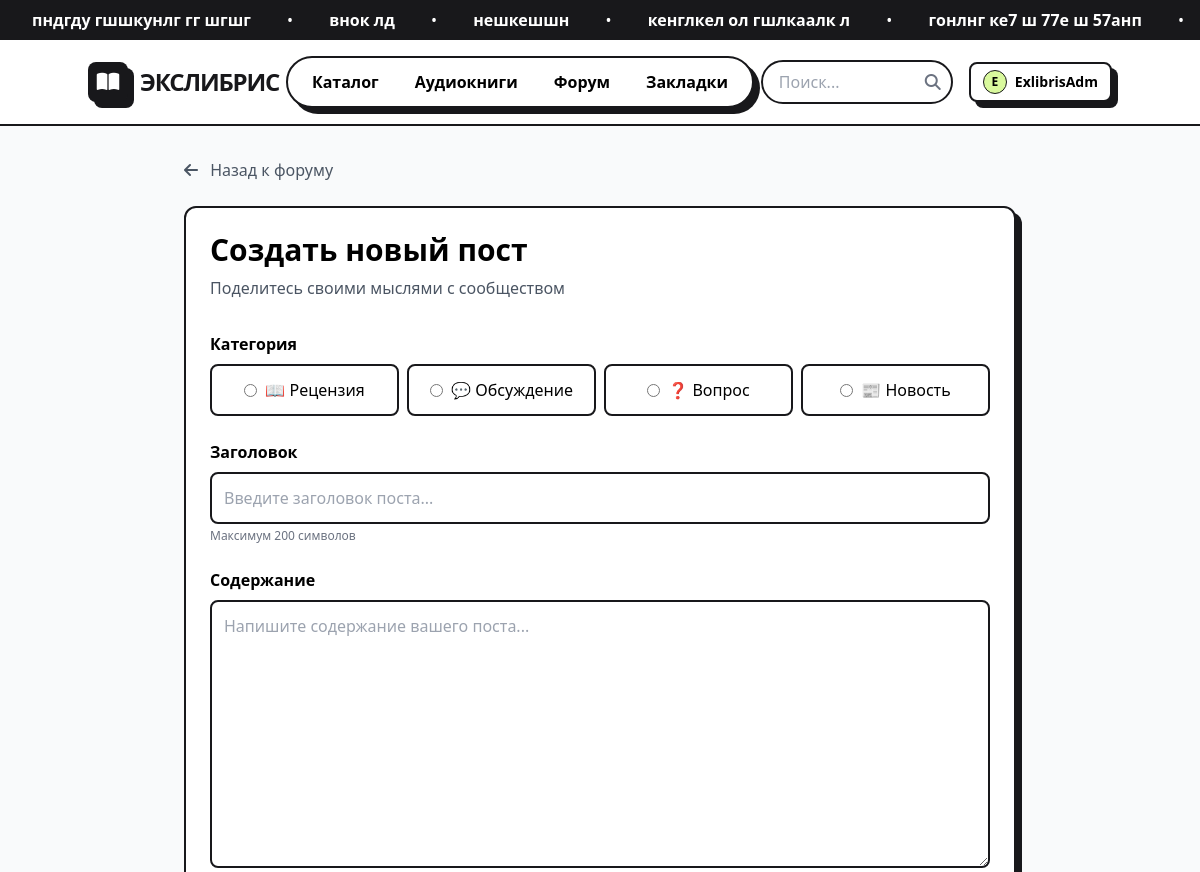
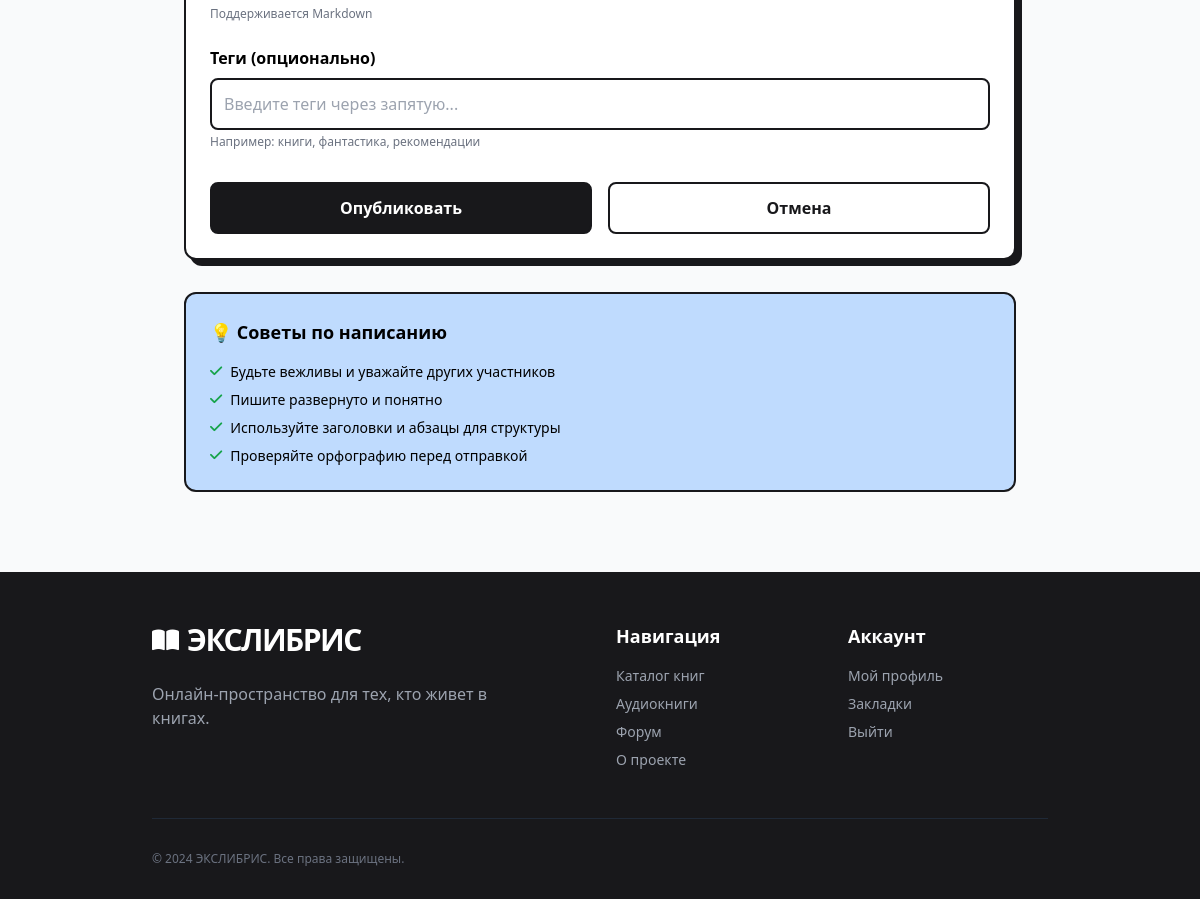
The app's page /forum/create/ (signed in) with its own data (2 pictures, top to bottom).
### Exlib_app/models.py (models this page shows, shortened)
class MarqueeMessage(models.Model):
    text = models.CharField(max_length=200, verbose_name="Текст сообщения")
    is_active = models.BooleanField(default=True, verbose_name="Активно")
    order = models.PositiveIntegerField(default=0, verbose_name="Порядок")
    created_at = models.DateTimeField(auto_now_add=True)
    class Meta:
        verbose_name = "Сообщение бегущей строки"
        verbose_name_plural = "Сообщения бегущей строки"
        ordering = ['order']

### Exlib_app/views.py (the view, shortened to what this page needs)
# urls.py: path('forum/create/', views.create_forum_post, name='create_forum_post'),
@login_required
def create_forum_post(request):
    context = get_common_context()
    context.update({
        'groups': ForumGroup.objects.all(),
    })
    return render(request, 'Exlib_app/create_forum_post.html', context)

### Exlib_app/views.py (called while the page is built)
def get_common_context():
    return {
        'marquee_messages': MarqueeMessage.objects.filter(is_active=True).order_by('order'),
        'genres': Genre.objects.all(),
        'authors': Author.objects.all(),
    }

### Exlib_app/templates/Exlib_app/create_forum_post.html (shortened to what this page needs)
{% extends 'Exlib_app/base.html' %}
{% block content %}
<div class="container mx-auto px-4 lg:px-8 max-w-4xl py-8">
    <div class="mb-6">
        <a href="{% url 'forum' %}" class="text-gray-600 hover:text-brut-black transition-colors">
            <i class="fa-solid fa-arrow-left mr-2"></i> Назад к форуму
        </a>
    </div>
    <div class="bg-white border-2 border-brut-black rounded-xl p-6 shadow-hard">
        <h1 class="font-display font-bold text-3xl mb-2">Создать новый пост</h1>
        <p class="text-gray-600 mb-8">Поделитесь своими мыслями с сообществом</p>
        <form id="forum-post-form" method="post">
            <div class="mb-6">
                <label class="block font-bold mb-2">Категория</label>
                <div class="grid grid-cols-2 md:grid-cols-4 gap-2">
                    <label class="flex items-center justify-center p-3 border-2 border-brut-black rounded-lg cursor-pointer hover:bg-gray-50">
                        <input type="radio" name="category" value="review" class="mr-2" required>
                        <span>📖 Рецензия</span>
                    </label>
                    <label class="flex items-center justify-center p-3 border-2 border-brut-black rounded-lg cursor-pointer hover:bg-gray-50">
                        <input type="radio" name="category" value="discussion" class="mr-2" required>
                        <span>💬 Обсуждение</span>
                    </label>
                    <label class="flex items-center justify-center p-3 border-2 border-brut-black rounded-lg cursor-pointer hover:bg-gray-50">
                        <input type="radio" name="category" value="question" class="mr-2" required>
                        <span>❓ Вопрос</span>
                    </label>
                    <label class="flex items-center justify-center p-3 border-2 border-brut-black rounded-lg cursor-pointer hover:bg-gray-50">
                        <input type="radio" name="category" value="news" class="mr-2" required>
                        <span>📰 Новость</span>
                    </label>
                </div>
            </div>
            <div class="mb-6">
                <label class="block font-bold mb-2">Заголовок</label>
                <input type="text"
                       name="title"
                       id="id_title"
                       placeholder="Введите заголовок поста..."
                       class="w-full border-2 border-brut-black rounded-lg p-3 focus:outline-none focus:border-purple-600"
                       maxlength="200"
                       required>
                <div class="text-xs text-gray-500 mt-1">Максимум 200 символов</div>
            </div>
            <div class="mb-6">
                <label class="block font-bold mb-2">Содержание</label>
                <textarea name="content"
                          id="id_content"
                          rows="10"
                          placeholder="Напишите содержание вашего поста..."
                          class="w-full border-2 border-brut-black rounded-lg p-3 focus:outline-none focus:border-purple-600"
                          required></textarea>
                <div class="text-xs text-gray-500 mt-1">Поддерживается Markdown</div>
            </div>
            <div class="mb-8">
                <label class="block font-bold mb-2">Теги (опционально)</label>
                <input type="text"
                       name="tags"
                       placeholder="Введите теги через запятую..."
                       class="w-full border-2 border-brut-black rounded-lg p-3 focus:outline-none focus:border-purple-600">
                <div class="text-xs text-gray-500 mt-1">Например: книги, фантастика, рекомендации</div>
            </div>
            <div class="flex gap-4">
                <button type="submit"
                        class="flex-1 bg-brut-black text-white py-3 rounded-lg border-2 border-brut-black font-bold hover:bg-soft-lime hover:text-brut-black transition-colors">
                    Опубликовать
                </button>
                <a href="{% url 'forum' %}"
                   class="flex-1 bg-white text-brut-black py-3 rounded-lg border-2 border-brut-black font-bold text-center hover:bg-gray-100 transition-colors">
                    Отмена
                </a>
            </div>
        </form>
    </div>
    <div class="mt-8 bg-soft-blue border-2 border-brut-black rounded-xl p-6">
        <h3 class="font-bold text-lg mb-4">💡 Советы по написанию</h3>
        <ul class="space-y-2 text-sm">
            <li class="flex items-start gap-2">
                <i class="fa-solid fa-check text-green-600 mt-0.5"></i>
                <span>Будьте вежливы и уважайте других участников</span>
            </li>
            <li class="flex items-start gap-2">
                <i class="fa-solid fa-check text-green-600 mt-0.5"></i>
                <span>Пишите развернуто и понятно</span>
            </li>
            <li class="flex items-start gap-2">
                <i class="fa-solid fa-check text-green-600 mt-0.5"></i>
                <span>Используйте заголовки и абзацы для структуры</span>
            </li>
            <li class="flex items-start gap-2">
                <i class="fa-solid fa-check text-green-600 mt-0.5"></i>
                <span>Проверяйте орфографию перед отправкой</span>
            </li>
        </ul>
    </div>
</div>
{% endblock %}

### Exlib_app/templates/Exlib_app/base.html (shortened to what this page needs)
<!DOCTYPE html>
<html lang="ru">
<head>
    {% load static %}
    <link rel="stylesheet" href="{% static 'css/style.css' %}">
    <script src="https://cdn.tailwindcss.com"></script>
    <link rel="stylesheet" href="https://cdnjs.cloudflare.com/ajax/libs/font-awesome/6.4.0/css/all.min.css">
</head>
<body class="min-h-screen flex flex-col bg-gray-50">
    {% if marquee_messages %}
    <div class="bg-brut-black text-white py-2 overflow-hidden">
        <div class="animate-marquee whitespace-nowrap">
            {% for message in marquee_messages %}
            <span class="mx-8 font-bold">{{ message.text }}</span>
            {% if not forloop.last %}•{% endif %}
            {% endfor %}
        </div>
    </div>
    {% endif %}
    <header class="sticky top-0 z-50 bg-white border-b-2 border-brut-black px-6 py-4">
        <div class="container flex justify-between items-center">
            <div class="flex items-center gap-3">
                <a href="{% url 'index' %}" class="flex items-center gap-3">
                    <div class="w-10 h-10 bg-brut-black text-white flex items-center justify-center rounded-lg shadow-hard">
                        <i class="fa-solid fa-book-open text-xl"></i>
                    </div>
                    <h1 class="font-display font-extrabold text-2xl tracking-tighter text-brut-black">ЭКСЛИБРИС</h1>
                </a>
            </div>
            <nav class="hidden md:flex gap-1 bg-white border-2 border-brut-black rounded-full px-2 py-1 shadow-hard">
                <a href="{% url 'book_list' %}" class="px-4 py-2 rounded-full font-bold hover:bg-soft-lime transition-colors">Каталог</a>
                <a href="{% url 'audiobook_list' %}" class="px-4 py-2 rounded-full font-bold hover:bg-soft-purple transition-colors">Аудиокниги</a>
                <a href="{% url 'forum' %}" class="px-4 py-2 rounded-full font-bold hover:bg-soft-pink transition-colors">Форум</a>
                <a href="{% url 'bookmarks' %}" class="px-4 py-2 rounded-full font-bold hover:bg-soft-blue transition-colors">Закладки</a>
            </nav>
            <div class="flex items-center gap-4">
                <form id="search-form" class="relative hidden md:block">
                    <input type="text" name="q" placeholder="Поиск..."
                           class="border-2 border-brut-black rounded-full px-4 py-2 pr-10 w-48 focus:outline-none">
                    <button type="submit" class="absolute right-3 top-1/2 transform -translate-y-1/2">
                        <i class="fa-solid fa-magnifying-glass text-gray-500"></i>
                    </button>
                </form>
                {% if user.is_authenticated %}
                <a href="{% url 'profile' %}" class="flex items-center gap-2 border-2 border-brut-black px-3 py-1.5 rounded-lg bg-white shadow-hard">
                    <div class="w-6 h-6 bg-soft-lime rounded-full border border-brut-black overflow-hidden">
                        {% if user.userprofile.avatar %}
                            <img src="{{ user.userprofile.avatar.url }}" alt="Avatar" class="object-cover w-full h-full">
                        {% else %}
                            <div class="w-full h-full flex items-center justify-center text-xs font-bold">
                                {{ user.username|first|upper }}
                            </div>
                        {% endif %}
                    </div>
                    <span class="font-bold text-sm">{{ user.username }}</span>
                </a>
                {% else %}
                <a href="/admin/login/" class="border-2 border-brut-black px-4 py-2 rounded-lg bg-white shadow-hard hover:bg-soft-lime transition-colors font-bold text-sm">
                    Войти
                </a>
                {% endif %}
            </div>
        </div>
    </header>
    <main class="flex-grow">
        <div class="container px-4 lg:px-8">
            {% block content %}{% endblock %}
        </div>
    </main>
    <footer class="bg-brut-black text-white pt-12 pb-8 border-t-2 border-brut-black mt-12">
        <div class="container px-8 lg:px-16">
            <div class="grid grid-cols-1 md:grid-cols-4 gap-8 mb-12">
                <div class="md:col-span-2">
                    <div class="flex items-center gap-2 mb-6">
                        <i class="fa-solid fa-book-open text-2xl text-soft-lime"></i>
                        <span class="font-display font-bold text-3xl tracking-tighter">ЭКСЛИБРИС</span>
                    </div>
                    <p class="max-w-sm text-gray-400 mb-6">
                        Онлайн-пространство для тех, кто живет в книгах.
                    </p>
                </div>
                <div>
                    <h4 class="font-bold text-lg mb-4 text-soft-lime">Навигация</h4>
                    <ul class="space-y-2 text-gray-400 text-sm">
                        <li><a href="{% url 'book_list' %}" class="hover:text-white transition-colors">Каталог книг</a></li>
                        <li><a href="{% url 'audiobook_list' %}" class="hover:text-white transition-colors">Аудиокниги</a></li>
                        <li><a href="{% url 'forum' %}" class="hover:text-white transition-colors">Форум</a></li>
                        <li><a href="{% url 'about' %}" class="hover:text-white transition-colors">О проекте</a></li>
                    </ul>
                </div>
                <div>
                    <h4 class="font-bold text-lg mb-4 text-soft-lime">Аккаунт</h4>
                    <ul class="space-y-2 text-gray-400 text-sm">
                        {% if user.is_authenticated %}
                        <li><a href="{% url 'profile' %}" class="hover:text-white transition-colors">Мой профиль</a></li>
                        <li><a href="{% url 'bookmarks' %}" class="hover:text-white transition-colors">Закладки</a></li>
                        <li><a href="/admin/logout/" class="hover:text-white transition-colors">Выйти</a></li>
                        {% else %}
                        <li><a href="/admin/login/" class="hover:text-white transition-colors">Войти</a></li>
                        {% endif %}
                    </ul>
                </div>
            </div>
            <div class="pt-8 border-t border-gray-800 flex flex-col md:flex-row justify-between items-center text-xs text-gray-500">
                <p>&copy; 2024 ЭКСЛИБРИС. Все права защищены.</p>
            </div>
        </div>
    </footer>
</body>
</html>

### Exlib_app/static/css/style.css (style rules this page uses)
.container { max-width: 100%; }
@media (min-width: 640px) { .container { max-width: 640px; } }
@media (min-width: 768px) { .container { max-width: 768px; } }
@media (min-width: 1024px) { .container { max-width: 1024px; } }
.animate-marquee { animation: marquee 30s linear infinite; }
.shadow-hard { box-shadow: 6px 6px 0px #18181B; }
.bg-brut-black { background-color: #18181B; }
.text-brut-black { color: #18181B; }
.border-brut-black { border-color: #18181B; }
.bg-soft-lime { background-color: #D9F99D; }
.bg-soft-blue { background-color: #BFDBFE; }

### Exlib_app/templates/Exlib_app/base.html (style rules this page uses)
.container { max-width: 1280px; margin-left: auto; margin-right: auto; }

### records on screen
MarqueeMessage: text "пндгду гшшкунлг гг шгшг"
MarqueeMessage: text "внок лд"
MarqueeMessage: text "нешкешшн"
MarqueeMessage: text "кенглкел ол гшлкаалк л"
MarqueeMessage: text "гонлнг ке7 ш 77е ш 57анп"

### other values on screen
{{ user.username|first|upper }} "E"
{{ user.username }} "ExlibrisAdm"
